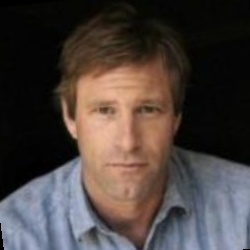
#> input picture LightLSB_Experiment/input/train/Aaron_Eckhart_0001.jpg, 250 x 250 px; its folder holds only this picture in this run
$ python RGBtoBlackWhite.py
#> lines starting #> are read from the running program, lines starting #| are printed output that depends on the picture
import cv2
import numpy as np
import os
import glob


def floyd_steinberg_dithering(image):
    """
    对灰度图像进行 Floyd-Steinberg 误差扩散半色调处理。
    文档中提到的误差扩散系数 (Floyd-Steinberg coefficients) 为 7/16, 3/16, 5/16, 1/16。

    Args:
        image: 输入的单通道灰度图像 (值范围 0-255)

    Returns:
        二值图像 (0 或 255)
    """
    # 转换为 float32 进行计算
    img = image.astype(np.float32)
    h, w = img.shape

    # 遍历每个像素
    for y in range(h):
        for x in range(w):
            # 1. 二值化 (文档公式 1)
            # 文档公式: h(x,y) = 0 if p(x,y)<0.5 else 1
            # 这里先计算误差，再确定输出
            old_pixel = img[y, x]
            # 将 0-255 映射到 0-1 进行阈值判断
            if old_pixel < 128:
                new_pixel = 0
            else:
                new_pixel = 255
            img[y, x] = new_pixel

            # 2. 计算量化误差 (文档公式 2)
            # e(x,y) = p(x,y) - h(x,y)
            # 这里的 p(x,y) 是标准化后的输入，但我们直接在 0-255 空间操作
            quant_error = old_pixel - new_pixel

            # 3. 扩散误差 (文档公式 3)
            # Floyd-Steinberg 系数: 7/16, 3/16, 5/16, 1/16
            if x + 1 < w:
                img[y, x + 1] += quant_error * 7 / 16
            if y + 1 < h:
                if x > 0:
                    img[y + 1, x - 1] += quant_error * 3 / 16
                img[y + 1, x] += quant_error * 5 / 16
                if x + 1 < w:
                    img[y + 1, x + 1] += quant_error * 1 / 16

    return img.astype(np.uint8)


def preprocess_image(img_path):
    """
    实现文档中描述的预处理流程 (算法 1 的前半部分)。

    流程:
    1. 读取图像 (BGR -> RGB)
    2. RGB -> HSV (文档 2.1 节)
    3. 亮度重映射 (V: 0-255 -> 0-64, 文档公式 4, c=4)
    4. HSV -> RGB
    5. 转为灰度图 (为了半色调做准备)
    6. 误差扩散半色调 (文档 1.2 节, Floyd-Steinberg)

    Args:
        img_path: 输入图像路径

    Returns:
        processed_img: 处理后的二值图像 (0 或 255)
    """
    # 1. 读取图像
    img = cv2.imread(img_path)
#> img is the input picture: shape (250, 250, 3); mean B, G, R 61.6, 65, 74.5
    if img is None:
        raise ValueError(f"无法读取图像: {img_path}")
    # BGR 转 RGB
    img_rgb = cv2.cvtColor(img, cv2.COLOR_BGR2RGB)

    # 2. RGB 转 HSV
    img_hsv = cv2.cvtColor(img_rgb, cv2.COLOR_RGB2HSV)
#> img_hsv: shape (250, 250, 3); mean H, S, V 41, 79.1, 80.8

    # 3. 亮度重映射 (V 通道)
    # 文档描述: "将亮度值从 0~255 重新映射到 0~64"
    # 公式 I' = I_ln(...) / c, 其中 c=4
    img_hsv_float = img_hsv.astype(np.float32)
#> img_hsv_float: shape (250, 250, 3) float32; mean H, S, V 41, 79.1, 80.8
    img_hsv_float[:, :, 2] = (img_hsv_float[:, :, 2] / 4)  # 除以 4，将范围压缩到 0-63.75
#> img_hsv_float: shape (250, 250, 3) float32; mean H, S, V 41, 79.1, 20.2

    # 4. 转回 uint8 并转换回 RGB
    # 注意: 这里需要截断并转换类型，OpenCV 需要 uint8
    img_hsv_clipped = np.clip(img_hsv_float, 0, 255).astype(np.uint8)
#> img_hsv_clipped: shape (250, 250, 3); mean H, S, V 41, 79.1, 19.8
    img_rgb_back = cv2.cvtColor(img_hsv_clipped, cv2.COLOR_HSV2RGB)
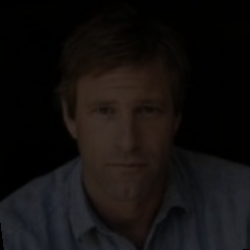
#> img_rgb_back: shape (250, 250, 3); mean R, G, B 18.2, 15.6, 14.9

    # 5. 转为灰度图 (半色调通常在灰度图上进行)
    # 如果已经是二值图逻辑，这一步是必须的
    gray = cv2.cvtColor(img_rgb_back, cv2.COLOR_RGB2GRAY)

    # 6. 误差扩散半色调处理
    # 文档 1.2 节: 误差扩散 (Error Diffusion)
    binary_img = floyd_steinberg_dithering(gray)
#> in floyd_steinberg_dithering, `img = image.astype(np.float32)`:
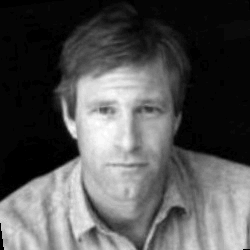
#> img: shape (250, 250) float32; min 0, max 49, mean 16.3; drawn with min black and max white
#> after the loop in floyd_steinberg_dithering, `for y in range(h):`:
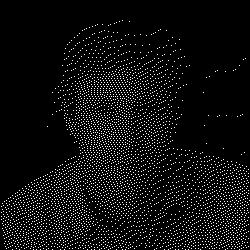
#> img: shape (250, 250) float32; 6.3% white in thin lines or dots
#> in floyd_steinberg_dithering, `return img.astype(np.uint8)`: returned value: shape (250, 250); 6.3% white in thin lines or dots

    return binary_img


def main(input_folder, output_folder):
    """
    批量处理文件夹中的图像。
    """
    # 确保输出文件夹存在
    os.makedirs(output_folder, exist_ok=True)

    # 支持的图像格式
    extensions = ['*.jpg', '*.jpeg', '*.png', '*.bmp', '*.tiff']

    print(f"开始处理文件夹: {input_folder}")

    for ext in extensions:
        # 获取所有匹配的文件
        search_path = os.path.join(input_folder, ext)
        files = glob.glob(search_path)

        for file_path in files:
            try:
                # 处理图像
                result_img = preprocess_image(file_path)

                # 构建输出路径
                filename = os.path.basename(file_path)
                output_path = os.path.join(output_folder, filename)

                # 保存图像
                # OpenCV 保存图像为 BGR，但二值图无影响
                cv2.imwrite(output_path, result_img)
                print(f"已处理: {filename}")

            except Exception as e:
                print(f"处理失败 {file_path}: {str(e)}")

    print(f"处理完成，结果保存在: {output_folder}")


if __name__ == "__main__":
    # --- 请在此处修改你的输入输出路径 ---
    input_dir = "C:\\Users\\xiaojin\\PycharmProjects\\LightLSB_Experiment\\input\\train"  # 存放原始图片的文件夹
    output_dir = "C:\\Users\\xiaojin\\PycharmProjects\\LightLSB_Experiment\\input\\real_train"  # 存放处理后图片的文件夹
    # ---------------------------------

    main(input_dir, output_dir)
